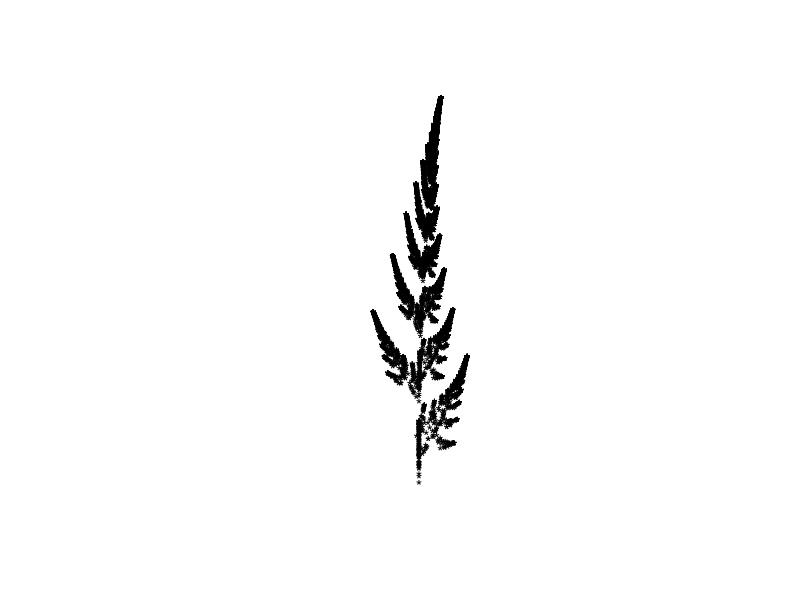

Reproduce this figure in R.

# 4 Transformations i.e. p(n+1) = A * p(n) + a

A <- matrix(c( 0   ,  0   ,  0   , 0.16), nrow=2); a = c(0, 0.00); pa = 0.01
B <- matrix(c( 0.65, -0.10,  0.04, 0.80), nrow=2); b = c(0, 1.60); pb = 0.85
C <- matrix(c( 0.20,  0.10, -0.26, 0.22), nrow=2); c = c(0, 1.60); pc = 0.07
D <- matrix(c(-0.25,  0.26,  0.28, 0.24), nrow=2); d = c(0, 0.44); pd = 0.07
K <- list(A, B, C, D)
k <- list(a, b, c, d)

N <- 10000
s <- sample(1:4, N, prob = c(pa, pb, pc, pd), replace = TRUE)


# Allocate space for the iterated points
P <- matrix(0, nrow=2, ncol=N+1)
for (i in seq(N)) {
  M = K[[s[i]]]
  m = k[[s[i]]]
  P[,i+1] = M %*% P[,i] + m
}

# Plot Matrix
plot(P[1,], P[2,],as=2,pch='*',an=FALSE,ax=FALSE)
